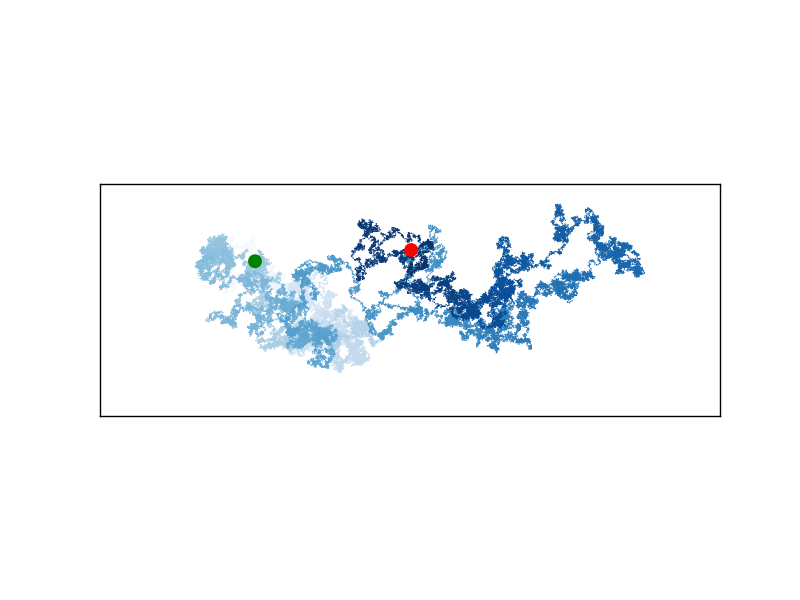

The Python source for this figure:
import matplotlib.pyplot as plt  # type: ignore
from random_walk import RandomWalk

# Keep making new walks as long as the program is active
while True:
    # make a random walk
    rw = RandomWalk(num_points=50_000)
    rw.fill_walk()

    # plot the points in the walk
    plt.style.use('classic')
    fig, ax = plt.subplots()
    point_numbers = range(rw.num_points)
    ax.scatter(rw.x_values, rw.y_values, c=point_numbers, cmap=plt.cm.Blues, edgecolors='none', s=1)
    ax.set_aspect('equal')
    
    # emphasize the first and last points
    ax.scatter(0, 0, c='green', edgecolors='none', s=100)
    ax.scatter(rw.x_values[-1], rw.y_values[-1], c='red', edgecolors='none', s=100)
    
    # remove the axes
    ax.get_xaxis().set_visible(False)
    ax.get_yaxis().set_visible(False)
    
    plt.show()
    
    keep_running = input("Make another walk? (y/n): ")
    if keep_running == 'n':
        break
